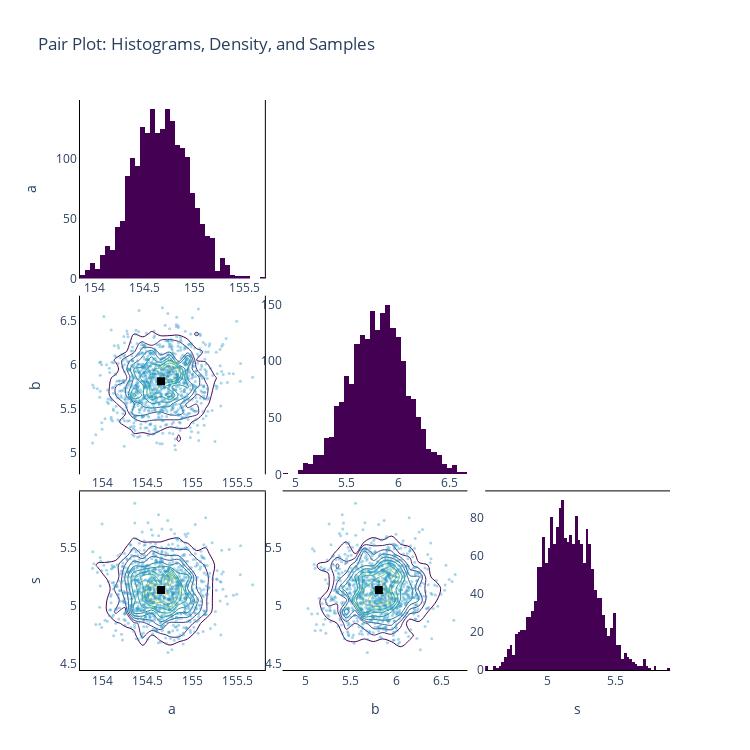

Notebook cell for this chart:
### Code cell
m.diag.pair()

### Figure 1 — Plotly figure (JSON) as saved in the notebook; plotly's stock layout.template omitted (floating-point values rounded to 4 significant figures; data arrays with more than 128 entries replaced by an {"elided": "..."} marker saying what was removed)
{"data": [{"marker": {"color": "#440154"}, "name": "Hist a", "type": "histogram", "x": {"elided": "2000 float values"}, "xaxis": "x", "yaxis": "y"}, {"colorscale": [[0, "#440154"], [0.1111, "#482878"], [0.2222, "#3e4989"], [0.3333, "#31688e"], [0.4444, "#26828e"], [0.5556, "#1f9e89"], [0.6667, "#35b779"], [0.7778, "#6ece58"], [0.8889, "#b5de2b"], [1, "#fde725"]], "contours": {"coloring": "lines"}, "line": {"width": 1}, "name": "Density", "showscale": false, "type": "histogram2dcontour", "x": {"elided": "2000 float values"}, "xaxis": "x4", "y": {"elided": "2000 float values"}, "yaxis": "y4"}, {"marker": {"color": "rgba(40, 150, 200, 0.4)", "size": 3}, "mode": "markers", "name": "Samples", "type": "scatter", "x": {"elided": "1000 float values"}, "xaxis": "x4", "y": {"elided": "1000 float values"}, "yaxis": "y4"}, {"marker": {"color": "black", "size": 8, "symbol": "square"}, "mode": "markers", "name": "Median", "type": "scatter", "x": [154.7], "xaxis": "x4", "y": [5.81], "yaxis": "y4"}, {"marker": {"color": "#440154"}, "name": "Hist b", "type": "histogram", "x": {"elided": "2000 float values"}, "xaxis": "x5", "yaxis": "y5"}, {"colorscale": [[0, "#440154"], [0.1111, "#482878"], [0.2222, "#3e4989"], [0.3333, "#31688e"], [0.4444, "#26828e"], [0.5556, "#1f9e89"], [0.6667, "#35b779"], [0.7778, "#6ece58"], [0.8889, "#b5de2b"], [1, "#fde725"]], "contours": {"coloring": "lines"}, "line": {"width": 1}, "name": "Density", "showscale": false, "type": "histogram2dcontour", "x": {"elided": "2000 float values"}, "xaxis": "x7", "y": {"elided": "2000 float values"}, "yaxis": "y7"}, {"marker": {"color": "rgba(40, 150, 200, 0.4)", "size": 3}, "mode": "markers", "name": "Samples", "type": "scatter", "x": {"elided": "1000 float values"}, "xaxis": "x7", "y": {"elided": "1000 float values"}, "yaxis": "y7"}, {"marker": {"color": "black", "size": 8, "symbol": "square"}, "mode": "markers", "name": "Median", "type": "scatter", "x": [154.7], "xaxis": "x7", "y": [5.136], "yaxis": "y7"}, {"colorscale": [[0, "#440154"], [0.1111, "#482878"], [0.2222, "#3e4989"], [0.3333, "#31688e"], [0.4444, "#26828e"], [0.5556, "#1f9e89"], [0.6667, "#35b779"], [0.7778, "#6ece58"], [0.8889, "#b5de2b"], [1, "#fde725"]], "contours": {"coloring": "lines"}, "line": {"width": 1}, "name": "Density", "showscale": false, "type": "histogram2dcontour", "x": {"elided": "2000 float values"}, "xaxis": "x8", "y": {"elided": "2000 float values"}, "yaxis": "y8"}, {"marker": {"color": "rgba(40, 150, 200, 0.4)", "size": 3}, "mode": "markers", "name": "Samples", "type": "scatter", "x": {"elided": "1000 float values"}, "xaxis": "x8", "y": {"elided": "1000 float values"}, "yaxis": "y8"}, {"marker": {"color": "black", "size": 8, "symbol": "square"}, "mode": "markers", "name": "Median", "type": "scatter", "x": [5.81], "xaxis": "x8", "y": [5.136], "yaxis": "y8"}, {"marker": {"color": "#440154"}, "name": "Hist s", "type": "histogram", "x": {"elided": "2000 float values"}, "xaxis": "x9", "yaxis": "y9"}], "layout": {"height": 750, "plot_bgcolor": "white", "showlegend": false, "title": {"text": "Pair Plot: Histograms, Density, and Samples"}, "width": 750, "xaxis": {"anchor": "y", "domain": [0, 0.3133]}, "xaxis2": {"anchor": "y2", "domain": [0.3433, 0.6567]}, "xaxis3": {"anchor": "y3", "domain": [0.6867, 1.0]}, "xaxis4": {"anchor": "y4", "domain": [0, 0.3133]}, "xaxis5": {"anchor": "y5", "domain": [0.3433, 0.6567]}, "xaxis6": {"anchor": "y6", "domain": [0.6867, 1.0]}, "xaxis7": {"anchor": "y7", "domain": [0, 0.3133], "linecolor": "black", "linewidth": 1, "mirror": true, "showline": true, "title": {"text": "a"}}, "xaxis8": {"anchor": "y8", "domain": [0.3433, 0.6567], "linecolor": "black", "linewidth": 1, "mirror": true, "showline": true, "title": {"text": "b"}}, "xaxis9": {"anchor": "y9", "domain": [0.6867, 1.0], "linecolor": "black", "linewidth": 1, "mirror": true, "showline": true, "title": {"text": "s"}}, "yaxis": {"anchor": "x", "domain": [0.6867, 1.0], "linecolor": "black", "linewidth": 1, "mirror": true, "showline": true, "title": {"text": "a"}}, "yaxis2": {"anchor": "x2", "domain": [0.6867, 1.0]}, "yaxis3": {"anchor": "x3", "domain": [0.6867, 1.0]}, "yaxis4": {"anchor": "x4", "domain": [0.3433, 0.6567], "linecolor": "black", "linewidth": 1, "mirror": true, "showline": true, "title": {"text": "b"}}, "yaxis5": {"anchor": "x5", "domain": [0.3433, 0.6567]}, "yaxis6": {"anchor": "x6", "domain": [0.3433, 0.6567]}, "yaxis7": {"anchor": "x7", "domain": [0, 0.3133], "linecolor": "black", "linewidth": 1, "mirror": true, "showline": true, "title": {"text": "s"}}, "yaxis8": {"anchor": "x8", "domain": [0, 0.3133]}, "yaxis9": {"anchor": "x9", "domain": [0, 0.3133]}}}
